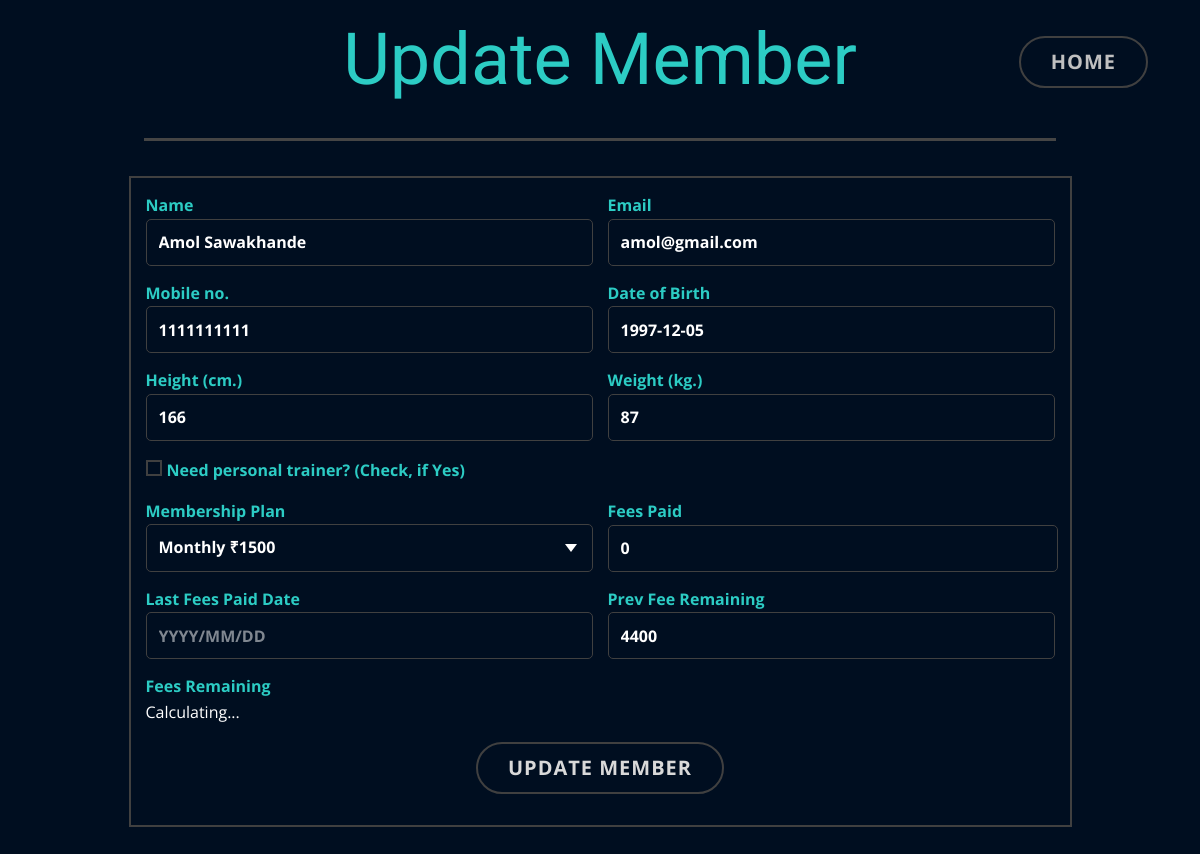
The app's page /update_members/18/ with its own data.
### gymapp/models.py (models this page shows)
class Member(models.Model):
    name = models.CharField(max_length=100)
    email = models.EmailField()
    mobile = models.CharField(max_length=10)
    address = models.CharField(max_length=100)
    height = models.IntegerField()
    weight = models.IntegerField()
    dob = models.DateField()
    gender = models.CharField(max_length=5)
    age = models.IntegerField( )
    purpose = models.CharField(max_length=50)
    membership_plan = models.CharField(max_length=100)
    total_fees = models.IntegerField()
    fees_paid = models.IntegerField()
    fees_remaining = models.IntegerField()
    last_paid_date = models.DateField()
    fees_due_date = models.DateField()
    date_of_join = models.DateField()
    updated_plan_date = models.DateField(default=timezone.now())
    personal_trainer = models.BooleanField(default=False)
    batch_time = models.CharField(max_length=50, default='Morning')
    personal_trainer_name = models.CharField(max_length=50, default='Not Applicable')

### gymapp/views.py (the view)
# urls.py: path('update_members/<int:member_id>/', views.update_member, name='update_member'),
def update_member(request, member_id):
    due_date_dict = {'monthly':1, 'three_months':3, 'six_months':6, 'one_year':12}
    fees = Fee.objects.all()
    trainers = Trainer.objects.all()
    trainer_dict = {}
    trainer_list = []
    plan_dict = {}
    pt_plan_dict = {}
    for fee in fees:
        plan_dict[fee.membership_plan_type] = fee.fee
    for pt_fee in fees:
        pt_plan_dict[pt_fee.membership_plan_type] = pt_fee.pt_fee
    for trainer in trainers:
        trainer_list.append(trainer.name)
    trainer_dict['trainer_list'] = trainer_list
    member = get_object_or_404(Member, id=member_id)
    remaining_fees = member.fees_remaining
    if request.method == 'POST':
        name = request.POST.get('name')
        email = request.POST.get('email')
        mobile = request.POST.get('mobile')
        height = request.POST.get('height')
        weight = request.POST.get('weight')
        dob = request.POST.get('dob')
        membership_plan = request.POST.get('membership_plan')
        fees_paid = request.POST.get('fees_paid')
        last_paid_date = request.POST.get('last_paid_date')
        personal_trainer = request.POST.get('need_trainer', 0)
        if personal_trainer != '1':
            total_fees = plan_dict[membership_plan]               #logic
            personal_trainer = False
        else:
            total_fees = pt_plan_dict[membership_plan]           #logic
            personal_trainer = True
        if personal_trainer == True:
            personal_trainer_update = request.POST['trainer'] #form
        else:
            personal_trainer_update = 'Not Applicable'
        fees_remaining = request.POST.get('fees_remaining')
        updated_plan_date = datetime.now()
        print('name', name)
        print('email', email)
        print('mobile', mobile)
        print('height', height)
        print('weight', weight)
        print('dob', dob)
        print('membership_plan', membership_plan)
        print('fees_paid', fees_paid)
        print('last_paid_date', last_paid_date)
        print('personal_trainer', personal_trainer)
        print('personal_trainer_update', personal_trainer_update)
        print('fees_remaining', fees_remaining)
        print('updated_plan_date', updated_plan_date)
        print('total_fees', total_fees)
        member = Member.objects.get(id=member_id)
        member.name = name
        member.email = email
        member.mobile = mobile
        member.height = height
        member.weight = weight
        member.dob = dob
        member.membership_plan = membership_plan
        member.fees_paid = fees_paid
        member.last_paid_date = last_paid_date
        member.personal_trainer = personal_trainer
        member.personal_trainer_name = personal_trainer_update
        member.fees_remaining = fees_remaining
        member.updated_plan_date = updated_plan_date
        member.total_fees = total_fees+int(fees_remaining)
        member.fees_due_date = updated_plan_date + relativedelta(months=due_date_dict[membership_plan])
        member.save()
        params = {'member': member, 'plan_dict': plan_dict, 'pt_plan_dict': pt_plan_dict, 'trainer_dict': trainer_dict,
            'fees_remaining': remaining_fees}
    else:
        params = {'member': member, 'plan_dict': plan_dict, 'pt_plan_dict': pt_plan_dict, 'trainer_dict': trainer_dict,
                  'fees_remaining': remaining_fees}
    return render(request, 'Update_member.html', params)

### Templates/Update_member.html (shortened to what this page needs)
{% load static %}
<!DOCTYPE html>
<html style="font-size: 16px;" lang="en"><head>
    <link rel="stylesheet" href="{%static 'nicepage.css' %}" media="screen">
<link rel="stylesheet" href="{%static 'Update_member.css' %}" media="screen">
    <link href="https://cdn.jsdelivr.net/npm/bootstrap@5.3.2/dist/css/bootstrap.min.css" rel="stylesheet">
  <meta data-intl-tel-input-cdn-path="intlTelInput/"></head>
  <body class="u-body u-xl-mode" data-lang="en">
    <section class="u-align-center u-clearfix u-custom-color-2 u-section-1" id="sec-0a26">
      <div class="u-clearfix u-sheet u-sheet-1">
        <h1 class="u-text u-text-custom-color-4 u-text-default u-text-1">Update Member</h1>
        <a href="{%url 'home' %}" class="u-border-2 u-border-grey-75 u-btn u-button-style u-hover-grey-75 u-none u-text-grey-25 u-btn-1">Home</a>
        <div class="u-border-3 u-border-grey-dark-1 u-line u-line-horizontal u-line-1"></div>
        <div class="u-align-center u-border-2 u-border-grey-75 u-form u-form-1">
          <form method="POST" class="u-clearfix u-form-spacing-15 u-form-vertical u-inner-form" style="padding: 15px;" source="email" name="form">
            <div class="u-form-group u-form-name u-form-partition-factor-2 u-label-top">
              <label for="name-6797" class="u-label u-text-custom-color-4 u-label-1">Name</label>
              <input type="text" placeholder="Name" value="{{member.name}}" id="name-6797" name="name" class="u-border-grey-75 u-custom-color-2 u-input u-input-rectangle u-radius-5 u-input-1" required="">
            </div>
            <div class="u-form-email u-form-group u-form-partition-factor-2 u-label-top">
              <label for="email-6797" class="u-label u-text-custom-color-4 u-label-2">Email</label>
              <input type="email" placeholder="Email" value="{{member.email}}" id="email-6797" name="email" class="u-border-grey-75 u-custom-color-2 u-input u-input-rectangle u-radius-5 u-input-2" required="">
            </div>
            <div class="u-form-group u-form-partition-factor-2 u-label-top u-form-group-3">
              <label for="text-fc4c" class="u-label u-text-custom-color-4 u-label-3">Mobile no.</label>
              <input type="text" placeholder="Mobile number" value="{{member.mobile}}" id="text-fc4c" name="mobile" class="u-border-grey-75 u-custom-color-2 u-input u-input-rectangle u-radius-5 u-input-3" maxlength="10">
            </div>
            <div class="u-form-group u-form-partition-factor-2 u-label-top u-form-group-4">
              <label for="text-9872" class="u-label u-text-custom-color-4 u-label-4">Date of Birth</label>
              <input type="text" placeholder="Date of Birth" value="{{member.dob | date:"Y-m-d" }}" id="text-9872" name="dob" class="u-border-grey-75 u-custom-color-2 u-input u-input-rectangle u-radius-5 u-input-4" data-date-format="yyyy-mm-dd">
            </div>
            <div class="u-form-group u-form-partition-factor-2 u-label-top u-form-group-5">
              <label for="text-7f39" class="u-label u-text-custom-color-4 u-label-5">Height (cm.)</label>
              <input type="text" placeholder="Height (cm.)" value="{{member.height}}" id="text-7f39" name="height" class="u-border-grey-75 u-custom-color-2 u-input u-input-rectangle u-radius-5 u-input-5">
            </div>
            <div class="u-form-group u-form-partition-factor-2 u-label-top u-form-group-6">
              <label for="text-e8f7" class="u-label u-text-custom-color-4 u-label-6">Weight (kg.)</label>
              <input type="text" placeholder="Weight (kg.)" value="{{member.weight}}" id="text-e8f7" name="weight" class="u-border-grey-75 u-custom-color-2 u-input u-input-rectangle u-radius-5 u-input-6">
            </div>
            <div class="u-form-checkbox u-form-group u-label-top u-form-group-7">
              <input type="checkbox" id="checkbox-9fec" name="need_trainer" value="1" class="u-active-custom-color-6 u-border-2 u-border-grey-75 u-field-input u-hover-grey-15">
              <label for="checkbox-9fec" class="u-field-label u-text-custom-color-4" style="font-weight: 700;">Need personal trainer? (Check, if Yes)</label>
            </div>
            <div class="u-form-group u-form-partition-factor-2 u-form-select u-label-top u-form-group-8">
              <label for="select-bc3b" class="u-label u-text-custom-color-4 u-label-7">Membership Plan</label>
              <div class="u-form-select-wrapper">
                <select id="select-bc3b" name="membership_plan" class="u-border-grey-75 u-custom-color-2 u-input u-input-rectangle u-radius-5 u-input-7">
                  <option value="monthly" data-calc={{plan_dict.monthly}}>Monthly ₹{{plan_dict.monthly}}</option>
                </select>
              </div>
            </div>
            <div class="u-form-group u-form-number u-form-number-layout-number u-form-partition-factor-2 u-label-top u-form-group-9">
              <label for="number-725a" class="u-label u-text-custom-color-4 u-label-8">Fees Paid</label>
              <div class="u-input-row" data-value="0">
                <input value="0" min="0" max="100000" step="1" type="number" placeholder="" id="number-725a" name="fees_paid" class="u-border-1 u-border-grey-75 u-custom-color-2 u-input u-input-rectangle u-radius-5 u-custom-color-2 u-input-8">
              </div>
            </div>
            <div class="u-form-date u-form-group u-form-partition-factor-2 u-label-top u-form-group-10">
              <label for="date-fa02" class="u-label u-text-custom-color-4 u-label-9">Last Fees Paid Date</label>
              <input type="text" readonly="readonly" placeholder="YYYY/MM/DD" id="date-fa02" name="last_paid_date" class="u-border-grey-75 u-custom-color-2 u-input u-input-rectangle u-radius-5 u-input-9" data-date-format="yyyy-mm-dd">
            </div>
            <div class="u-form-calc u-form-group u-form-partition-factor-2 u-label-top u-form-group-11">
              <label for="number-725a" class="u-label u-text-custom-color-4 u-label-8">Prev Fee Remaining</label>
              <div class="u-input-row" data-value="0">
                <input value="{{member.fees_remaining}}" min="0" max="100000" step="1" type="number" placeholder="" id="number-725a" name="prev_remaining_fee" class="u-border-1 u-border-grey-75 u-custom-color-2 u-input u-input-rectangle u-radius-5 u-custom-color-2 u-input-8" disabled>
              </div>
            </div>
            <div class="u-form-calc u-form-group u-form-partition-factor-2 u-label-top u-form-group-13">
              <label for="calc-09df" class="u-label u-text-custom-color-4 u-label-12">Fees Remaining</label>
              <div class="u-form-calc-text"><span class="u-form-calc-value" data-expression="(membership_plan - fees_paid + prev_remaining_fee)">Calculating...</span></div>
            </div>
            <div class="u-align-center u-form-group u-form-submit u-label-top ">
              <a href="#" class="u-border-2 u-border-grey-75 u-btn u-btn-submit u-button-style u-hover-grey-75 u-none u-text-grey-15 u-btn-2">Update member</a>
            </div>
          </form>
        </div>
      </div>
    </section>
  </body>
</html>

### static/Update_member.css (style rules this page uses)
.u-section-1 { background-image: none; }
.u-section-1 .u-sheet-1 { min-height: 1016px; }
.u-section-1 .u-text-1 { margin: 20px auto 0; }
.u-section-1 .u-btn-1 { border-style: solid; margin: -63px 22px 0 auto; }
.u-section-1 .u-line-1 { width: 912px; margin: 50px auto 0; }
.u-section-1 .u-form-1 { height: 702px; --thumb-color: #478ac9; --thumb-hover-color: #77aad9; --track-color: #c0c0c0; --track-active-color: #478ac9; --number-width: 450px; width: 943px; margin: 35px auto 60px; }
.u-section-1 .u-label-1 { font-weight: 700; }
.u-section-1 .u-input-1 { height: 47px; font-weight: 700; background-image: none; }
.u-section-1 .u-label-2 { font-weight: 700; }
.u-section-1 .u-input-2 { height: 47px; font-weight: 700; background-image: none; }
.u-section-1 .u-form-group-3 { margin-left: 0; }
.u-section-1 .u-label-3 { font-weight: 700; }
.u-section-1 .u-input-3 { height: 47px; font-weight: 700; background-image: none; }
.u-section-1 .u-form-group-4 { margin-left: 0; }
.u-section-1 .u-label-4 { font-weight: 700; }
.u-section-1 .u-input-4 { height: 47px; font-weight: 700; background-image: none; }
.u-section-1 .u-form-group-5 { margin-left: 0; }
.u-section-1 .u-label-5 { font-weight: 700; }
.u-section-1 .u-input-5 { height: 47px; font-weight: 700; background-image: none; }
.u-section-1 .u-form-group-6 { margin-left: 0; }
.u-section-1 .u-label-6 { font-weight: 700; }
.u-section-1 .u-input-6 { height: 47px; font-weight: 700; background-image: none; }
.u-section-1 .u-form-group-7 { margin-left: 0; }
.u-section-1 .u-form-group-8 { margin-left: 0; }
.u-section-1 .u-label-7 { font-weight: 700; }
.u-section-1 .u-input-7 { font-weight: 700; background-image: none; }
.u-section-1 .u-form-group-9 { --progress: 0%; }
.u-section-1 .u-label-8 { font-weight: 700; }
.u-section-1 .u-input-8 { height: 47px; font-weight: 700; background-image: none; }
.u-section-1 .u-form-group-10 { margin-left: 0; }
.u-section-1 .u-label-9 { font-weight: 700; }
.u-section-1 .u-input-9 { height: 47px; font-weight: 700; background-image: none; }
.u-section-1 .u-form-group-11 { margin-left: 0; }
.u-section-1 .u-form-group-13 { margin-left: 0; }
.u-section-1 .u-label-12 { font-weight: 700; }
.u-section-1 .u-btn-2 { background-image: none; border-style: solid; }

### records on screen
Member: name "Amol Sawakhande", email "amol@gmail.com", mobile "1111111111", dob "1997-12-05", height "166", weight "87", prev_remaining_fee "4400"
